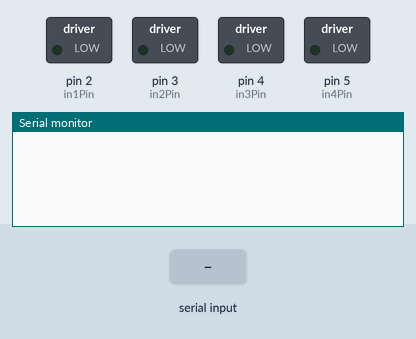
This sketch was run on a simulated Arduino Uno, built with avr-gcc and run on an emulated ATmega328P. Shown: switched loads named in the sketch (green lamp = pin HIGH), the last lines printed to the serial monitor. The inputs (shaded band) are chosen by the test bench.

Above: at 1.2 s.
1.3 s: "C\n" received over Serial
At 3.2 s:
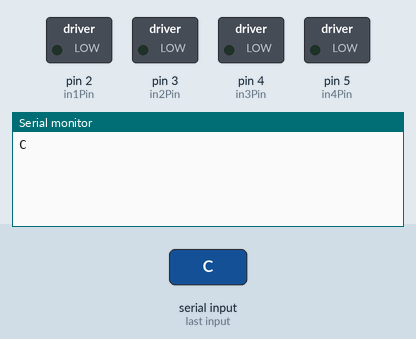
3.5 s: "90,45\n" received over Serial
At 5.0 s:
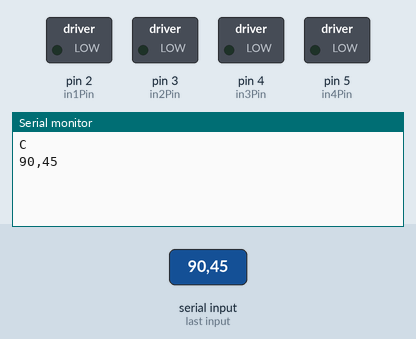
5.5 s: "0\n" received over Serial
At 6.6 s:
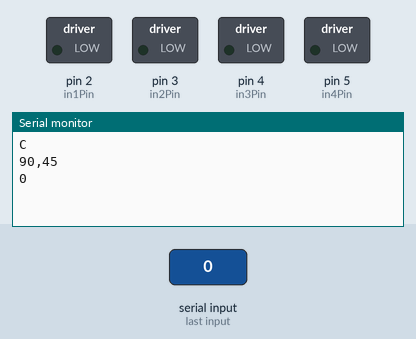

Measured:
- after the input at 1.3 s, the serial monitor: prints a new line after 0.70 s (image 1)
- after the input at 3.5 s, the serial monitor: prints a new line after 0.50 s (image 2)
- after the input at 5.5 s, the serial monitor: prints a new line after 0.50 s (image 3)

The sketch:

h-bridge.ino
```cpp
// Motor control pins
int in1Pin = 2;  // Connect IN1 to Arduino digital pin 2
int in2Pin = 3;  // Connect IN2 to Arduino digital pin 3
int in3Pin = 4;
int in4Pin = 5;

byte ma = 0;
byte mb = 0;
byte mc = 0;

void setup() {
  Serial.begin(9600);
  pinMode(in1Pin, OUTPUT);
  pinMode(in2Pin, OUTPUT);
  pinMode(in3Pin, OUTPUT);
  pinMode(in4Pin, OUTPUT);
}

void loop() {
  // handling
  if (Serial.available()) {
    String receivedString = Serial.readStringUntil('\n');

    // Pass the received string to another function
    handler(receivedString);
  }
  // Motor A
  if (ma == 0) {
    digitalWrite(in1Pin, LOW);
    digitalWrite(in2Pin, LOW);
  }
  if (ma == 1) {
    digitalWrite(in1Pin, HIGH);
    digitalWrite(in2Pin, LOW);
  }
  if (ma == 2) {
    digitalWrite(in1Pin, LOW);
    digitalWrite(in2Pin, HIGH);
  }

  // Motor B
  if (mb == 0) {
    digitalWrite(in3Pin, LOW);
    digitalWrite(in4Pin, LOW);
  }
  if (mb == 1) {
    digitalWrite(in3Pin, HIGH);
    digitalWrite(in4Pin, LOW);
  }
  if (mb == 2) {
    digitalWrite(in3Pin, LOW);
    digitalWrite(in4Pin, HIGH);
  }
  delay(1000);
}
void handler(String str) {
  Serial.println(str);
  if (str[0] == 'a' || str[0] == 'A') {
    ma = str[1] - '0';
  }
  if (str[0] == 'b' || str[0] == 'B') {
    mb = str[1] - '0';
  }
  if (str[0] == 'c' || str[0] == 'C') {
    mc = str[1] - '0';
  }
}
```
